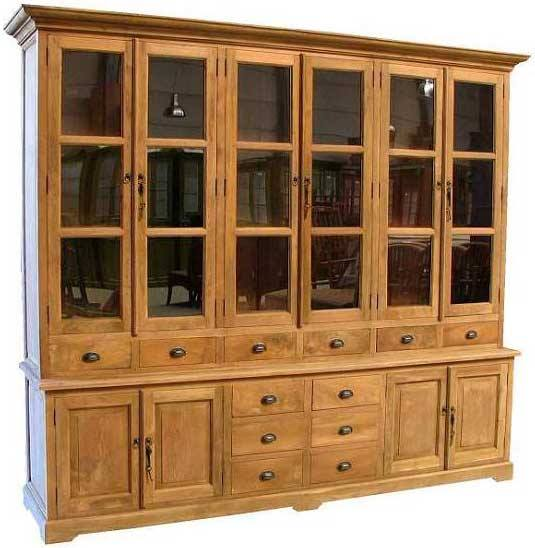
#> input picture imgs/lab7/furniture.jpg, 535 x 548 px, found by its file name
$ python -i CornerDetectionDemo.py   (imports and definitions only)
#> lines starting #> are read from the running program, lines starting #| are printed output that depends on the picture; after the words box and inside, x2 and y2 are one past the last pixel; in counts of white or black regions, pixels touching at a corner belong together
'''
## @File CornerDetectionDemo.py

Lab 7 - Harris Corner Detection and Contour Detection

### @Function:
    - CornerDetectionDemo(fileName: str)
    - cornerDetectionVarDemo(fileName: str)
    - liveCaptureCornerDetection(sf: float)

    - harrisCornerDetectionDemo(fileName: str)
    - harrisCornerVarDemo(fileName: str)

    - contourDemo(fileName: str)
    - liveCaptureContours(sf: float)
'''

import cv2 as cv
import numpy as np
from matplotlib import pyplot as plt


# [179 lines left out: functions cornerDetectionDemo, cornerDetectionVarDemo, liveCaptureCornerDetection, harrisCornerDetectionDemo, harrisCornerVarDemo, not called in this run]


def contourDemo(fileName: str = "furniture.jpg"):
#> called with fileName = 'furniture.jpg'
    img = cv.imread(f"imgs\lab7\{fileName}")
#> img is the input picture: shape (548, 535, 3); mean B, G, R 98.5, 130.4, 163.6
    if img is None:
        print(f"Error: Could not read/open Image, {fileName}")
        return -1

    h, w, _ = img.shape
#> h = 548; w = 535

    if (w > 1000 or h > 1000):
        print(f"height: {h}\nWidth: {w}")
        img = cv.resize(img, None, fx=0.4, fy=0.4, interpolation=cv.INTER_LINEAR)

    windowName = "Contour Detector"
    cv.namedWindow(windowName, cv.WINDOW_AUTOSIZE)

    cv.createTrackbar("Min Thres", windowName, 50, 255, empty)
    cv.createTrackbar("Max Thres", windowName, 225, 255, empty)

    imgGray = cv.cvtColor(img, cv.COLOR_BGR2GRAY)
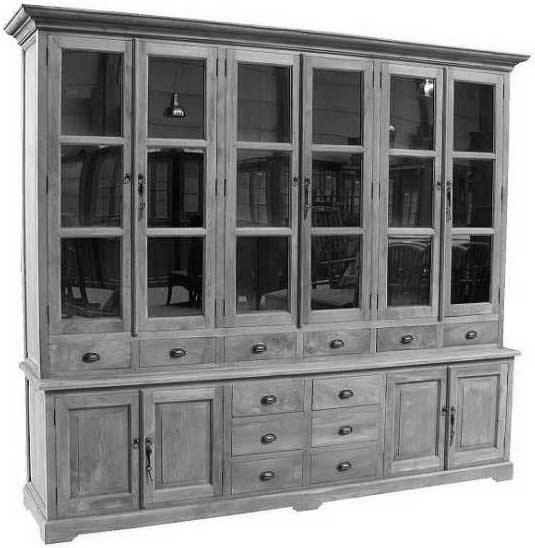
#> imgGray: shape (548, 535); min 0, max 255, mean 136.7

    while True:

        minVal = cv.getTrackbarPos("Min Thres", windowName)
        maxVal = cv.getTrackbarPos("Max Thres", windowName)
        ret, threshold = cv.threshold(imgGray, minVal, maxVal, cv.THRESH_BINARY_INV)
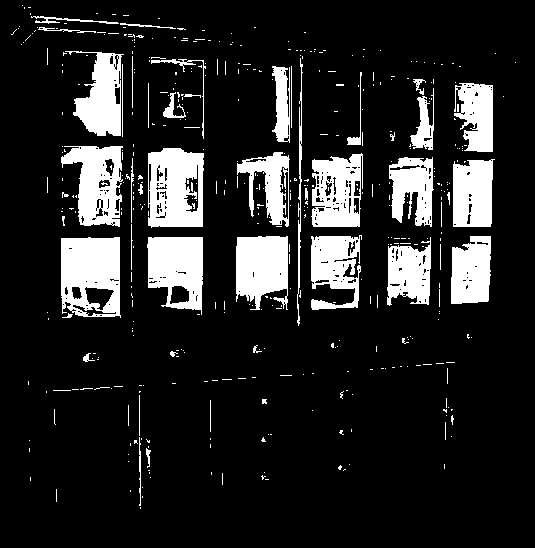
#> threshold: shape (548, 535); values 0 (black) and 225 (white), 15% white; 454 white regions (405 under 20 px)
#> ret = 50

        threshold = cv.GaussianBlur(threshold, (3, 3), 0)
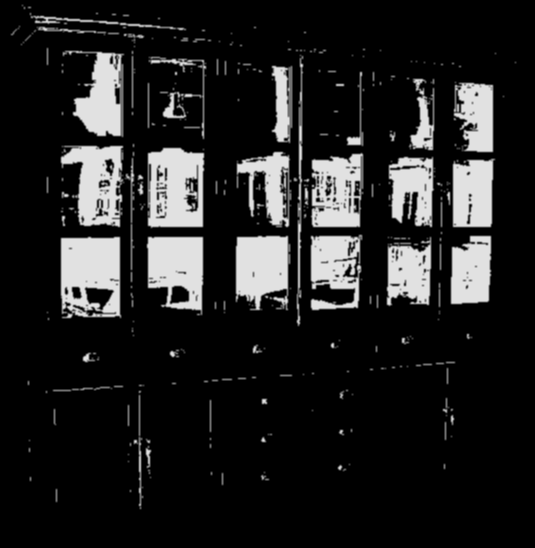
#> threshold: shape (548, 535); min 0, max 225, mean 33.7

        (contours, hierarchy) = cv.findContours(
            threshold, cv.RETR_EXTERNAL, cv.CHAIN_APPROX_SIMPLE
        )
#> contours = 204 contours, 125 with area under 20; largest, box (x1, y1, x2, y2) and area: (60, 236, 122, 319) 4780, (147, 147, 205, 229) 4346, (60, 145, 135, 283) 4234, (146, 236, 204, 316) 3697, (235, 235, 292, 311) 3604

        img_cpy = img.copy()

        cv.drawContours(img_cpy, contours, -1, (0, 0, 225), 1, cv.LINE_AA)
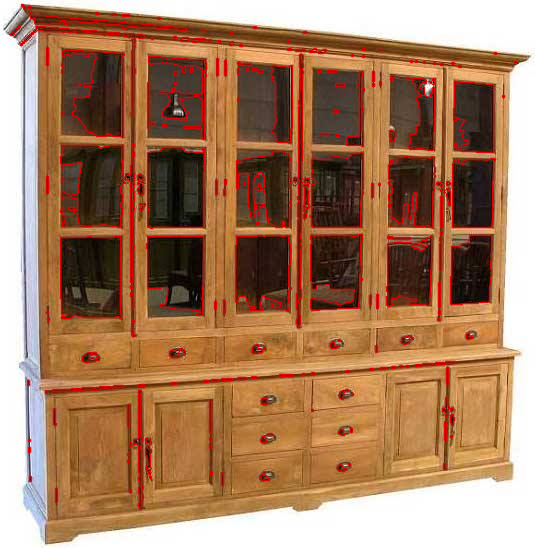
#> img_cpy: shape (548, 535, 3); 10.27% of pixels changed, all inside (x1, y1, x2, y2) = (9, 3, 518, 511)

        cv.imshow(
            "contours", np.hstack([cv.cvtColor(threshold, cv.COLOR_GRAY2BGR), img_cpy])
        )
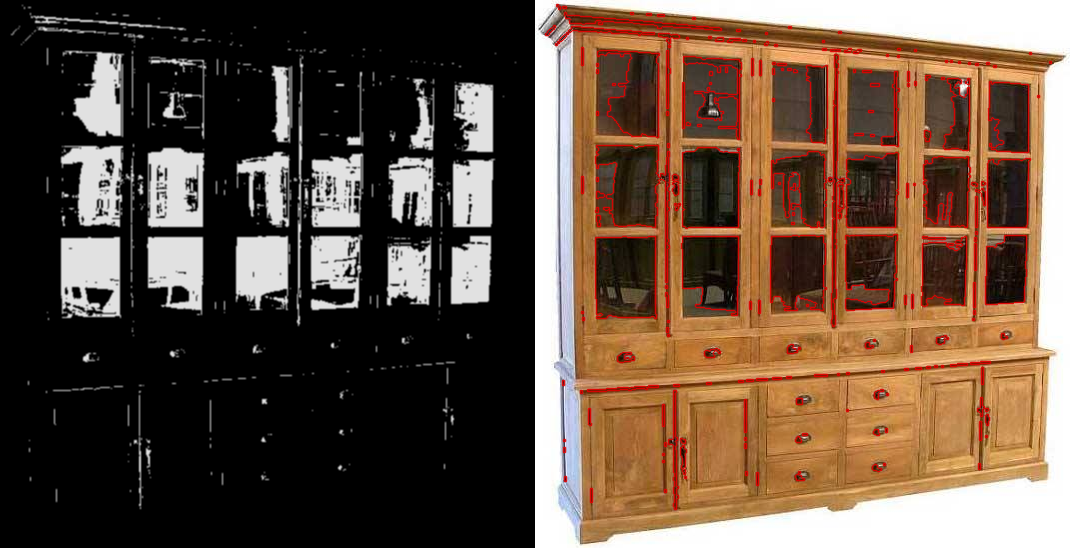
#> window 'contours': shape (548, 1070, 3); mean B, G, R 65.1, 80.3, 101.4
        # cv.imshow("Original", img)
        # cv.imshow("Threshold image", threshold)
        # cv.imshow("Contour Image", img_cpy)

        if cv.waitKey(1) & 0xFF == ord("q"):
#> (key q is pressed here)
            cv.destroyAllWindows()
            break


# [43 lines left out: function liveCaptureContours, not called in this run]


def empty(x):
    pass

>>> result = contourDemo()
